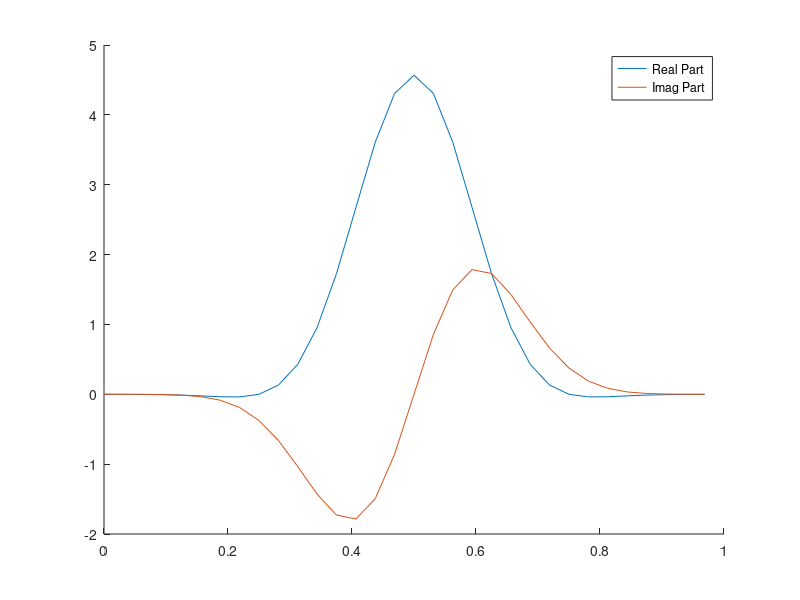

Reproduce this figure in MATLAB. (Note: this script raises an error after producing the figure.)
clear; close all;

ns = 2^5;
T = 1;
k = 2*pi;
domain = linspace(0, 1, ns+1);
domain = domain(1:ns);
psi0 = exp(-40*(domain-0.5).^2 + 2i*pi*domain); psi0 = psi0/trapz(domain, psi0);
% psi0 = exp(1i*k*domain);

%% Plot IC
figure; hold on;
plot(domain, real(psi0));
plot(domain, imag(psi0));
legend('Real Part', 'Imag Part')

%% Spectral differentiation with method of lines
[t, y] = ode23(@(t,y)ode_func(t,y,ns), [0 T], psi0);

%% Finite differences with method of lines
% e = ones(ns,1);
% ds = domain(2)-domain(1);
% D2 = spdiags([e -2*e e], -1:1, ns, ns);
% D2(1,ns) = 1; D2(ns,1) = 1;
% D2 = D2/ds^2;
% tspan = [0, T];
% ode_func = @(t,y) 1i*(0.5*(abs(y).^2).*y + D2*y);
% [t,y] = ode45(ode_func, tspan, psi0);

%% Plot with exact solution
figure;
exact = @(t,x) exp(1i*(k*x - (k^2-0.5)*t)); % wave speed is still too fast. why?
for j = 1:3:length(t)
    plot(domain, real(y(j,:)), 'LineWidth', 2);
    hold on;
    plot(domain, imag(y(j,:)), 'LineWidth', 2);
    soln = exact(t(j),domain);
    plot(domain, real(soln), 'LineWidth', 2);
    plot(domain, imag(soln), 'LineWidth', 2);
    legend('Real Part (Numerical)', 'Imag Part (Numerical)', 'Real Part (Exact)', 'Imag Part (Exact)');
    ylim([-5 5])
    title(['$t=',num2str(t(j)),'$'],'Interpreter', 'latex');
    drawnow
    hold off;
    pause(0.05)
end

%% Plot w/o exact solution
figure;
for j = 1:3:length(t)
    plot(domain, real(y(j,:)), 'LineWidth', 2);
    hold on;
    plot(domain, imag(y(j,:)), 'LineWidth', 2);
    legend('Real Part', 'Imag Part');
    ylim([-5 5])
    title(['$t=',num2str(t(j)),'$'],'Interpreter', 'latex');
    drawnow
    hold off;
    pause(0.05)
end

%% Exact Solution
exact = @(t,x) exp(1i*(k*x + (k^2-0.5)*t));
figure;
for j=1:2:length(t)
    soln = exact(t(j),domain);
    plot(domain, real(soln));
    hold on;
    plot(domain, imag(soln));
    title(['$t=',num2str(t(j)),'$'],'Interpreter', 'latex');
    drawnow;
    hold off;
end


function rhs = ode_func(t,y,ns)

% Make sure y is a column vector
y = y(:);
kvec = 2*pi*[0:ns/2, -ns/2+1:-1]';
rhs = 1i*(0.5*(abs(y).^2).*y + ifft(-kvec.^2 .* fft(y)));

end

